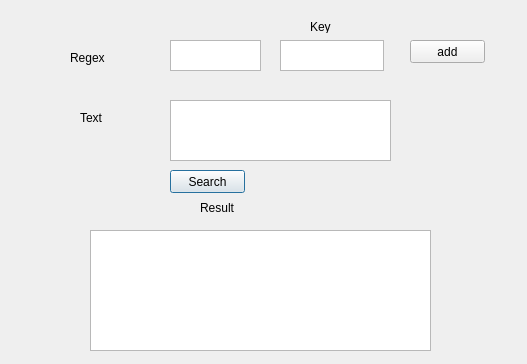
<?xml version="1.0" encoding="UTF-8"?>
<ui version="4.0">
 <class>RegexWindow</class>
 <widget class="QDialog" name="RegexWindow">
  <property name="geometry">
   <rect>
    <x>0</x>
    <y>0</y>
    <width>527</width>
    <height>364</height>
   </rect>
  </property>
  <property name="windowTitle">
   <string>Dialog</string>
  </property>
  <widget class="QLabel" name="label">
   <property name="geometry">
    <rect>
     <x>70</x>
     <y>50</y>
     <width>51</width>
     <height>16</height>
    </rect>
   </property>
   <property name="text">
    <string>Regex</string>
   </property>
  </widget>
  <widget class="QPlainTextEdit" name="regexText">
   <property name="geometry">
    <rect>
     <x>170</x>
     <y>40</y>
     <width>91</width>
     <height>31</height>
    </rect>
   </property>
  </widget>
  <widget class="QLabel" name="label_2">
   <property name="geometry">
    <rect>
     <x>80</x>
     <y>110</y>
     <width>51</width>
     <height>16</height>
    </rect>
   </property>
   <property name="text">
    <string>Text</string>
   </property>
  </widget>
  <widget class="QPlainTextEdit" name="textText">
   <property name="geometry">
    <rect>
     <x>170</x>
     <y>100</y>
     <width>221</width>
     <height>61</height>
    </rect>
   </property>
  </widget>
  <widget class="QLabel" name="label_3">
   <property name="geometry">
    <rect>
     <x>200</x>
     <y>200</y>
     <width>51</width>
     <height>16</height>
    </rect>
   </property>
   <property name="text">
    <string>Result</string>
   </property>
  </widget>
  <widget class="QTextEdit" name="resultText">
   <property name="geometry">
    <rect>
     <x>90</x>
     <y>230</y>
     <width>341</width>
     <height>121</height>
    </rect>
   </property>
  </widget>
  <widget class="QPushButton" name="pushButton">
   <property name="geometry">
    <rect>
     <x>170</x>
     <y>170</y>
     <width>75</width>
     <height>23</height>
    </rect>
   </property>
   <property name="text">
    <string>Search</string>
   </property>
  </widget>
  <widget class="QPushButton" name="pushButton_2">
   <property name="geometry">
    <rect>
     <x>410</x>
     <y>40</y>
     <width>75</width>
     <height>23</height>
    </rect>
   </property>
   <property name="text">
    <string>add</string>
   </property>
  </widget>
  <widget class="QTextEdit" name="keyText">
   <property name="geometry">
    <rect>
     <x>280</x>
     <y>40</y>
     <width>104</width>
     <height>31</height>
    </rect>
   </property>
  </widget>
  <widget class="QLabel" name="label_4">
   <property name="geometry">
    <rect>
     <x>310</x>
     <y>20</y>
     <width>46</width>
     <height>13</height>
    </rect>
   </property>
   <property name="text">
    <string>Key</string>
   </property>
  </widget>
 </widget>
 <resources/>
 <connections/>
</ui>
